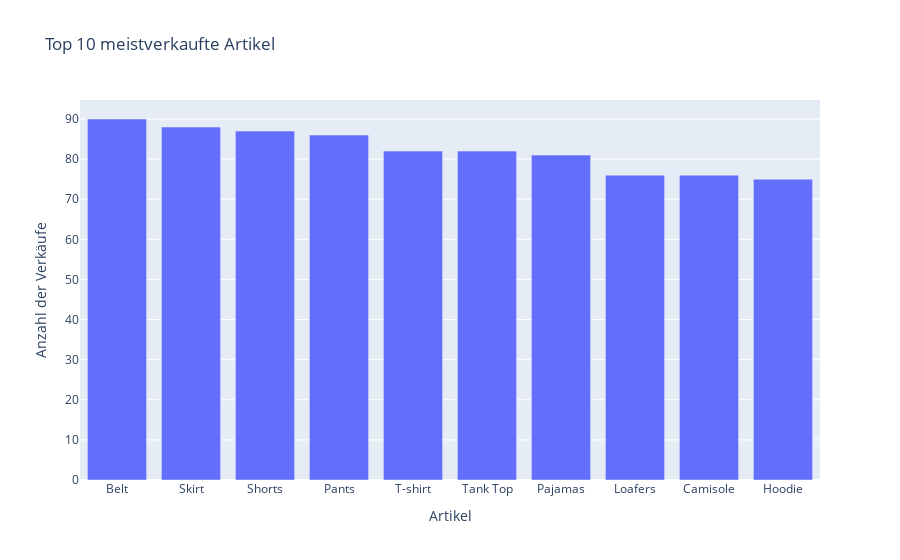

Notebook source saved alongside this figure:
### Code cell
# 3. Balkendiagramm: Top 10 meistverkaufte Artikel
top_items = df['item name'].value_counts().head(10)

fig = px.bar(x=top_items.index, y=top_items.values,
             labels={'x':'Artikel', 'y':'Anzahl der Verkäufe'},
             title='Top 10 meistverkaufte Artikel')
fig.show()

### Figure 1 — Plotly figure (JSON) as saved in the notebook; plotly's stock layout.template omitted (floating-point values rounded to 4 significant figures)
{"data": [{"hovertemplate": "Artikel=%{x}<br>Anzahl der Verkäufe=%{y}<extra></extra>", "legendgroup": "", "marker": {"color": "#636efa", "pattern": {"shape": ""}}, "name": "", "orientation": "v", "showlegend": false, "textposition": "auto", "type": "bar", "x": ["Belt", "Skirt", "Shorts", "Pants", "T-shirt", "Tank Top", "Pajamas", "Loafers", "Camisole", "Hoodie"], "xaxis": "x", "y": [90, 88, 87, 86, 82, 82, 81, 76, 76, 75], "yaxis": "y"}], "layout": {"barmode": "relative", "legend": {"tracegroupgap": 0}, "title": {"text": "Top 10 meistverkaufte Artikel"}, "xaxis": {"anchor": "y", "domain": [0, 1], "title": {"text": "Artikel"}}, "yaxis": {"anchor": "x", "domain": [0, 1], "title": {"text": "Anzahl der Verkäufe"}}}}
